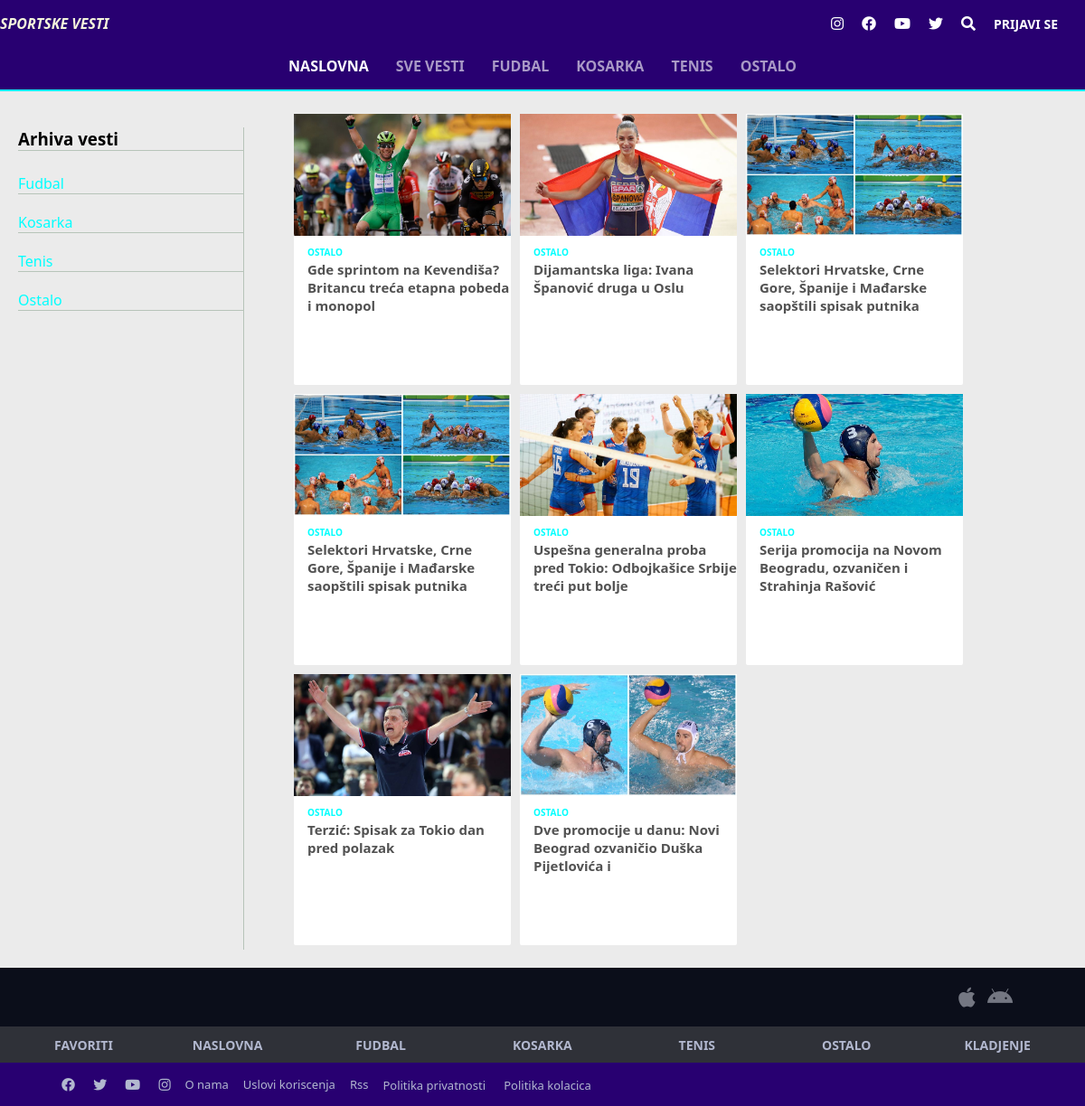
The page /svevesti.php?kategorija=4 on the database its author committed.
### tables this page shows
CREATE TABLE `kategorija` (
  `kategorija_id` int(11) NOT NULL,
  `kategorija_naziv` varchar(45) NOT NULL
);

### klase/funkcije.php (called while the page is built, shortened)
<?php
function login()
{
        if(isset($_SESSION['id']) and isset($_SESSION['ime']) and isset($_SESSION['status']))
    {
        return true;
    }
    else return false;
}
?>

### klase/classBaza.php (called while the page is built, shortened)
<?php
class Baza{
    protected $lokacija;
    protected $korime;
    protected $lozinka;
    protected $baza;
    protected $db;
    public function __construct(){
        $this->lokacija="localhost";
        $this->korime="root";
        $this->lozinka="";
        $this->baza="baza";
    }
    public function connect(){
        $this->db=@mysqli_connect($this->lokacija, $this->korime, $this->lozinka, $this->baza);
        return $this->db;
    }
    public function query($upit){
        return mysqli_query($this->db, $upit);
    }
    public function fetch_object($rez){
        return mysqli_fetch_object($rez);
    }
}
?>

### svevesti.php (the view, shortened to what this page needs)
<!DOCTYPE html>
<html lang="en">
<head>
    <link rel="stylesheet" href="css/style.css">
    <link rel="stylesheet" href="fontawesome/css/all.min.css">
</head>
<body>
<div id="wrapper">
<div id='pozadina-svevesti'>
    <?php
        require_once("_require.php/_header.php");
    ?>
<div class='sve-vesti'>
         <div class='arhiva-left'>
             <h3 id='najvesti'>Arhiva vesti</h3>
         <?php
        $upit="SELECT * FROM kategorija";
        $rez=$db->query($upit);
        while($red=$db->fetch_object($rez))
        echo "<div class='arhiva'><a class='navitems' href='svevesti.php?kategorija={$red->kategorija_id}'>{$red->kategorija_naziv}</a></div>";
    ?>
         </div>
    <div id='sve-vesti'>
    <?php
    $upit="SELECT * FROM vwvest WHERE vest_obrisan=0 ORDER BY vest_id DESC";
              if(isset($_GET['kategorija']))$upit="SELECT * FROM vwvest WHERE vest_obrisan=0 AND vest_kategorija_id='".$_GET['kategorija']."' ORDER BY vest_id DESC";
              $rez=$db->query($upit);
              $slika="";
              while($red=$db->fetch_object($rez))
              {
                  echo "<div class='posebnevesti'>";
                  if(file_exists("uploads/{$red->vest_id}.jpg"))
                  $slika="uploads/{$red->vest_id}.jpg";
                  echo "<a href='vest.php?id=".$red->vest_id."'><img src='$slika' width='240px' height='135px'></a>";
                  echo "<a class='kategorija-posebnevesti' href='svevesti.php?kategorija=".$red->vest_kategorija_id."'>".$red->kategorija_naziv."</a><br>";
                      $tmp=explode(" ", $red->vest_naslov);
                      $novi=array_slice($tmp, 0, 10);
                      $a=implode(" ", $novi)."<br>";
                      echo "<a class='naslov-posebnevesti' href='vest.php?id=".$red->vest_id."'>".$a."</a>" ;
                  echo "</div>";
              }
          ?>
    </div>
    </div>
</div>
</div>
<?php
require_once("_require.php/_footer.php");
?>
</body>
</html>

### _require.php/_header.php (shortened to what this page needs)
<!DOCTYPE html>
<html lang="en">
<head>
    <link rel="stylesheet" href="css/style.css">
</head>
<body>
</body>
</html>
<?php
require_once("klase/classBaza.php");
require_once("klase/funkcije.php");
$db=new Baza();
?>
<header>
<div id="headertop">
    <div class="logo">
       <p><i class='logotitle'><b>SPORTSKE VESTI</b> </i> </p>
    </div>
    <div id="icons">
        <a target="_blank" href=""><i class="fab fa-instagram"></i></a>
        <a target="_blank" href=""><i class="fab fa-facebook"></i></a>
        <a target="_blank" href=""><i class="fab fa-youtube"></i></a>
        <a target="_blank" href=""><i class="fab fa-twitter"></i></a>
        <a href='pretraga.php'><i class="fas fa-search"></i></a>
    <?php
    if(login())
    {
            echo "<a class='prijava-button' >{$_SESSION['ime']} {$_SESSION['prezime']} ({$_SESSION['status']}) </a>";
    }
    else echo "<a class='prijava-button' href='korisnik/login.php'>PRIJAVI SE</a>";
    ?>
    </div>
</div>
<div class="headerbottom">
<nav>
<ul class="navbar">
    <li><a class="naslovna" href="index.php">NASLOVNA</a></li>
    <li><a class='navitems' href="svevesti.php">Sve vesti</a></li>
    <?php
        $upit="SELECT * FROM kategorija";
        $rez=$db->query($upit);
        while($red=$db->fetch_object($rez))
        echo "<li><a class='navitems' href='index.php?kategorija={$red->kategorija_id}'>{$red->kategorija_naziv}</a></li>";
    ?>
</ul>
</nav>
</div>
</header>

### _require.php/_footer.php (shortened to what this page needs)
<footer>
<div class="footertop">
<div class="content">
<div class="appfooter">
<div class="iconsfooter">
<a href=""><i class="fab fa-apple"></i></a>
<a href=""><i class="fab fa-android"></i></a>
</div>
</div>
</div>
</div>
<div class="footermain">
<div class="content">
<div class="favoriti">
    <a href="#">FAVORITI</a>
</div>
<div class="naslovnafooter">
    <a href="index.php">NASLOVNA</a>
</div>
<?php
$upit="SELECT * FROM kategorija";
        $rez=$db->query($upit);
        while($red=$db->fetch_object($rez))
        echo "<ul class='navbar'><li><a href='svevesti.php?kategorija={$red->kategorija_id}'>{$red->kategorija_naziv}</a></li></ul>";
?>
<div class="kladjenjefooter">
    <a href="#">KLADJENJE</a>
</div>
</div>
</div>
<div class="footerbottom">
<div class="content">
<div class="footerbotttomleft">
    <div class="iconsfooterleft">
    <a href=""><i class="fab fa-facebook"></i></a>
    <a href=""><i class="fab fa-twitter"></i></a>
    <a href=""><i class="fab fa-youtube"></i></a>
    <a href=""><i class="fab fa-instagram"></i></a>
</div>
<div class="footerbottomlefttext">
<a href="#">O nama</a>
<a href="#">Uslovi koriscenja</a>
<a href="#">Rss</p>
<p href="#">Politika privatnosti</a>
<a href="#">Politika kolacica</a>
</div>
</div>
</div>
</div>
</footer>

### css/style.css (style rules this page uses)
* { margin: 0; padding: 0; box-sizing: border-box; font-family:'Segoe UI', Tahoma, Geneva, Verdana, sans-serif }
body { margin: 0; background-color: #ebebeb; }
a { text-decoration: none; }
.logotitle { color: beige; }
header { background-color: #280071; padding: 5px 0 15px; border-bottom: 2px solid aqua; }
#headertop { display: flex; justify-content: space-between; align-items: center; margin-bottom: 15px; }
.prijava-button { font-weight: 700; font-size: 14px; }
.navbar { display: flex; list-style: none; justify-content: center; }
.navbar a { padding: 15px; text-decoration: none; font-weight: 600; font-size: 16px; text-transform: uppercase; }
.navitems { color: rgba(255, 255, 255, 0.6); list-style: none; }
.naslovna { font-weight: 600; color: #fff; }
#icons { display: flex; align-items: center; margin-right: 20px; }
#icons a { padding: 10px; color: #fff; }
.content { width: 90%; display: flex; justify-content: space-between; margin: 0 auto; align-items: center; }
footer { margin-top: 20px; position: relative; z-index: 2; }
.footertop { align-items: center; background-color: #0b0e1a; padding: 15px 0; color: #747782; font-size: 12px; font-weight: 500; }
.appfooter { display: flex; align-items: center; padding: 0 15px; }
.iconsfooter i { padding: 5px; color: #747782; font-size: 25px; }
.footermain { background-color: #2f3138; padding-top: 20px; color: #b2b8cf; font-weight: 600; font-size: 15px; padding: 10px 0; }
.footermain a { color: #b2b8cf; font-size: 14px; font-weight: 700; }
.footerbottom { display: flex; background-color: #280071; padding: 7px 0; align-items: center; }
.footerbotttomleft { display: flex; align-items: center; }
.footerbotttomleft a i { margin: 8px; font-size: 15px; color: #b2b8cf; }
.footerbottomlefttext a { margin: 8px; color: #b2b8cf; font-size: 13px; }
.footerbottomlefttext { display: flex; align-items: center; }
.login-form p, a { color: #fff; }
.login--form p, a { color: #fff; }
#sve-vesti { display: flex; width: 800px; margin-top: 20px; flex-wrap: wrap; margin-left: 50px; }
.posebnevesti { margin: 5px; color: grey; flex-basis: 240px; background-color: #fff; height: 300px; border-radius: 2px; position: relative; }
.kategorija-posebnevesti { color: aqua; font-size: 10px; text-transform: uppercase; font-weight: bold; margin-left: 15px; }
.naslov-posebnevesti { display: block; color: #525252; font-size: 15px; font-weight: bold; padding-left: 15px; }
#najvesti { text-align: left; margin-bottom: 5px; border-bottom: 1px solid #b7c4b9; }
.pretraga-form p, a { color: #fff; }
.arhiva { display: flex; flex-direction: column; }
.arhiva a { display: block; color: aqua; border-bottom: 1px solid #b7c4b9; text-align: left; margin-top: 20px; width: 100%; }
.arhiva-left { width: 250px; margin-left: 20px; margin-top: 40px; border-right: 1px solid #b7c4b9; }
.sve-vesti { display: flex; }

### rows shown on the page
kategorija: kategorija_naziv "FUDBAL", kategorija_naziv "Fudbal"
kategorija: kategorija_naziv "KOSARKA", kategorija_naziv "Kosarka"
kategorija: kategorija_naziv "TENIS", kategorija_naziv "Tenis"
kategorija: kategorija_naziv "OSTALO", kategorija_naziv "Ostalo"

### other values the page prints
$red->kategorija_naziv "OSTALO"
implode(" ", $novi) "Gde sprintom na Kevendiša? Britancu treća etapna pobeda i monopol"
implode(" ", $novi) "Dijamantska liga: Ivana Španović druga u Oslu"
implode(" ", $novi) "Selektori Hrvatske, Crne Gore, Španije i Mađarske saopštili spisak putnika"
implode(" ", $novi) "Uspešna generalna proba pred Tokio: Odbojkašice Srbije treći put bolje"
implode(" ", $novi) "Serija promocija na Novom Beogradu, ozvaničen i Strahinja Rašović"
implode(" ", $novi) "Terzić: Spisak za Tokio dan pred polazak"
implode(" ", $novi) "Dve promocije u danu: Novi Beograd ozvaničio Duška Pijetlovića i"
